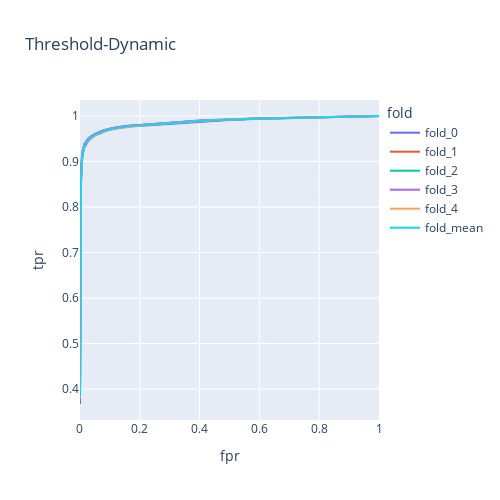

Notebook code for this chart:
### Markdown cell above
### Dynamic

### Code cell
# import validation data
with open('valid_dict_species_unknown.pkl', 'rb') as f:
    valid_dict_species_unknown = pickle.load(f)

# open data
with open('own_dynamic_valid_df_lst.pkl', 'rb') as f:
    own_dynamic_valid_df_lst = pickle.load(f)

df_lst = own_dynamic_valid_df_lst # cahnge data source here

best_threshold_lst = []
avg_mean_df = sum(df_lst)/len(df_lst)
avg_mean_df['fold'] = 'fold_mean'
for i in range(len(df_lst)):
    df_lst[i]['fold'] = "fold_"+str(i)
    # get best threshold
    best_theshold = find_best_threshold(tpr=df_lst[i]['tpr'], fpr=df_lst[i]['fpr'] , thresholds=df_lst[i]['threshold'])
    best_threshold_lst.append(best_theshold)
joined_data_df = pd.concat(df_lst+[avg_mean_df])
mean_best_threshold = np.mean(best_threshold_lst).round(2)

# plot 
fig = px.line(joined_data_df, 
              x="fpr", 
              y="tpr", 
              color='fold',
              hover_data=['threshold'], 
              height=500, 
              width=500,
              title='Threshold-Dynamic')
fig.show()

f1_score_lst = []
for fold in range(1,6):
    og_data_df = valid_dict_species_unknown['fold_'+str(fold)]
    og_data_df['Unknown'] = og_data_df.iloc[:,2:].apply(unknown_prob_calc, axis=1, args=(mean_best_threshold, 1, 'dynamic'))
    og_data_df['pred'] = og_data_df.iloc[:,2:].idxmax(axis=1)
    f1_score_val = f1_score(y_true=og_data_df['true'], y_pred=og_data_df['pred'], average='weighted')
    f1_score_lst.append(f1_score_val)
    
print("Best Mean Threshold: ", mean_best_threshold)
print("Best Mean F1-Score: ", np.mean(f1_score_lst))
